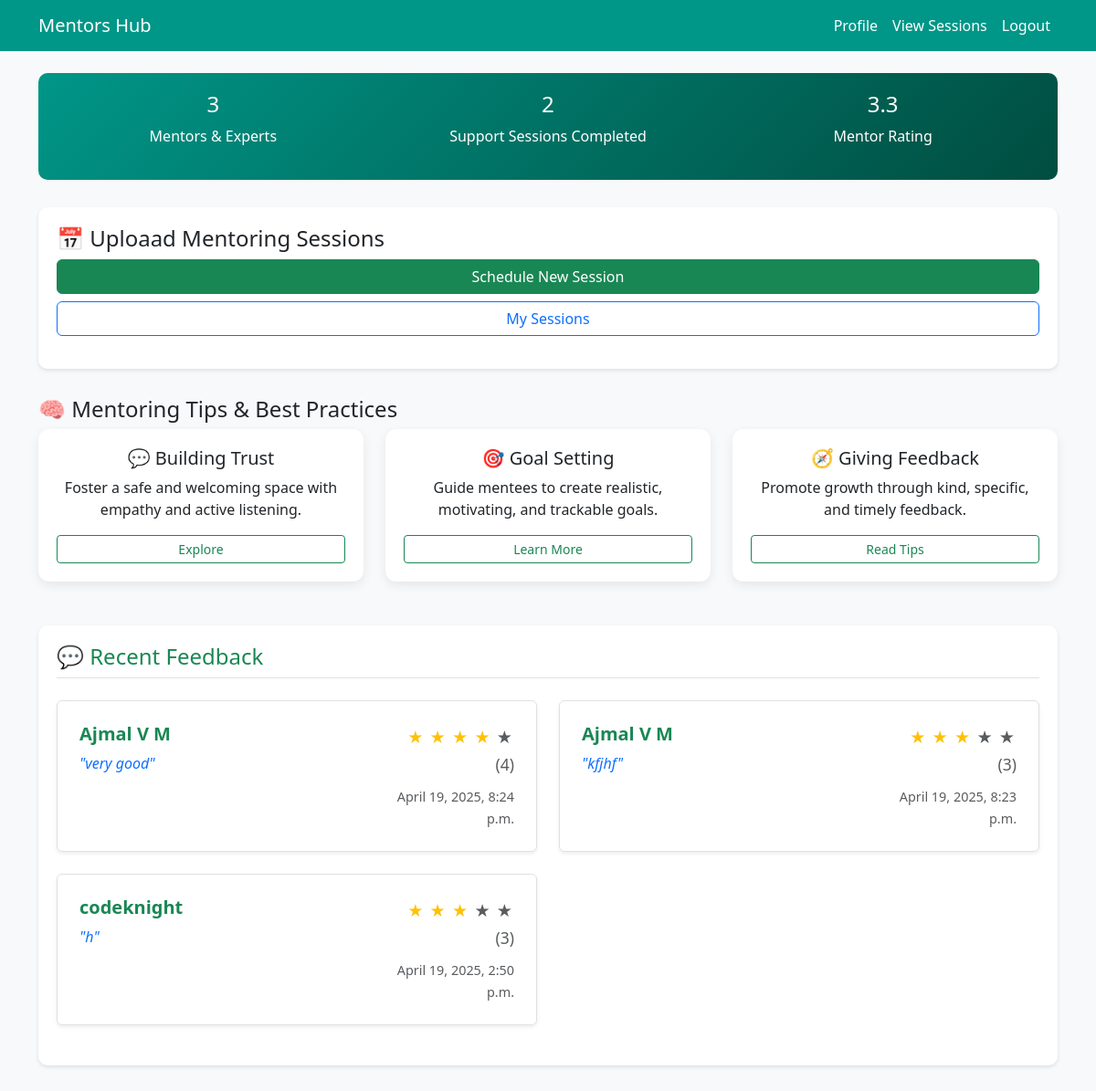
The app's page /mentors/ (signed in), older data.
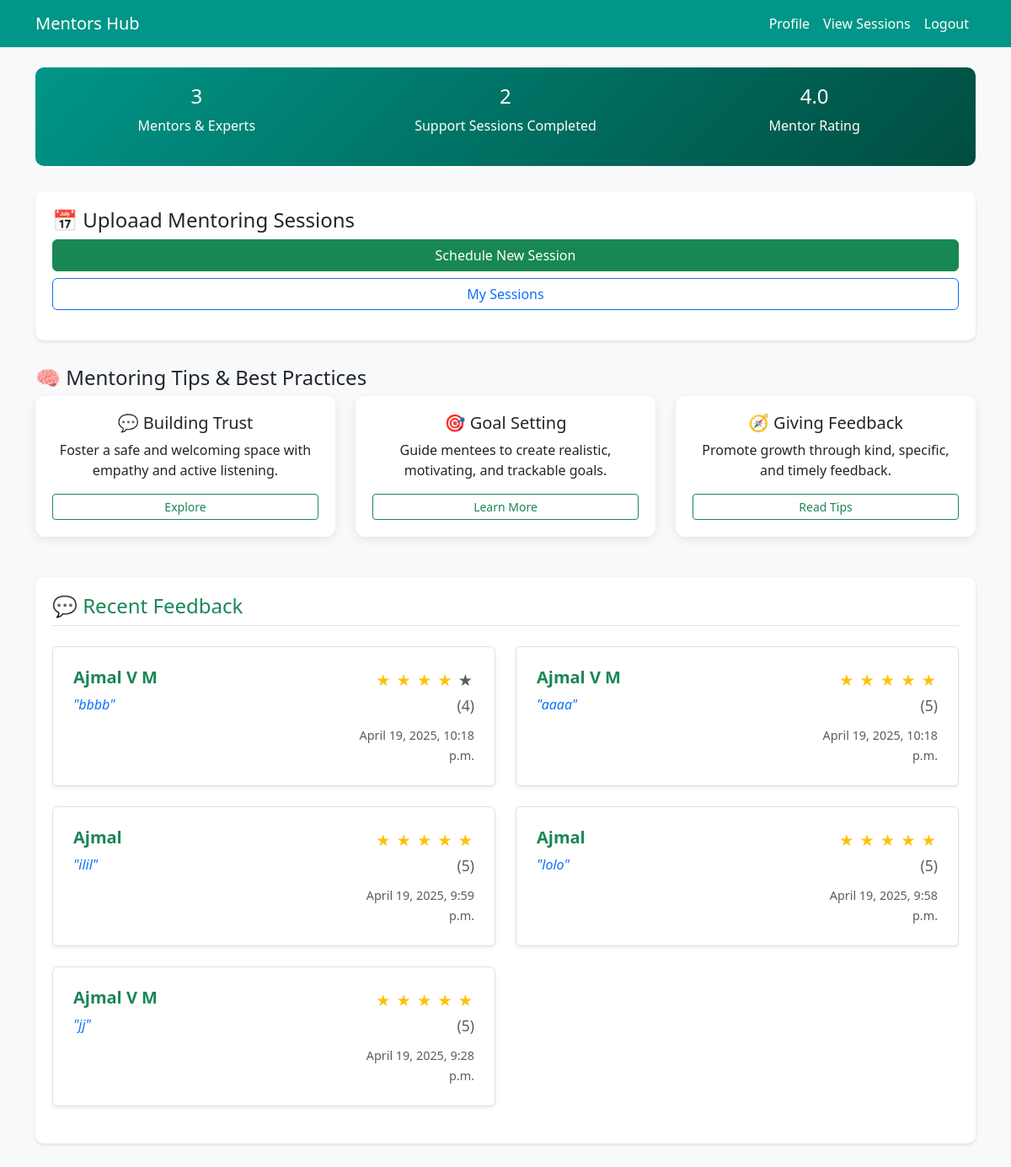
The same page, newer data.
### com/models.py (models this page shows, shortened)
class Feedback(models.Model):
    description=models.TextField(max_length=50)
    rating=models.IntegerField()
    usser=models.ForeignKey(Reg,on_delete=models.CASCADE,null=True,blank=True)
    choice=models.CharField(max_length=50,null=True,blank=True)
    created_at= models.DateTimeField(auto_now=True)

class Reg(models.Model):
    name=models.CharField(max_length=30)
    email=models.EmailField(max_length=50,unique=True)
    passw=models.CharField(max_length=50)
    contact=models.CharField(max_length=10)
    age=models.CharField(max_length=5)
    location=models.CharField(max_length=50,default='India')
    image = models.ImageField(upload_to='images/', null=True, blank=True)
    genderchoice=(
        ('male','MALE'),
        ('female','FEMALE'),
        ('others','OTHERS')
    )
    gender=models.CharField(max_length=10,choices=genderchoice,null=True,blank=True)
    bloodgroupchoice=(
        ('A+','A+'),
        ('A-','A-'),
        ('B+','B+'),
        ('B-','B-'),
        ('AB+','AB+'),
        ('AB-','AB-'),
        ('O+','O+'),
        ('O-','O-'),
    )
    bloodgroup=models.CharField(max_length=5,choices=bloodgroupchoice,null=True,blank=True)

### com/views.py (the view)
# urls.py: path('mentors/', views.mentors, name='mentors'),
def mentors(request):
    if 'email' not in request.session:
        return redirect('modlogin')
    active_mentees = Mod.objects.filter(
        category='mentors and experts',
        approval_status=True
    ).count()
    support_sessions_completed = Session_by_Mentor.objects.filter(
        date_time__lt=timezone.now()
    ).count()
    feedback= Feedback.objects.filter(choice='mentors and experts').order_by('-created_at')[:5]
    average_rating = Feedback.objects.filter(choice='mentors and experts').aggregate(Avg('rating'))['rating__avg']
    average_rating = round(average_rating, 1) if average_rating is not None else "N/A"
    return render(request, 'mentors.html', {
        'active_mentees': active_mentees,
        'support_sessions_completed': support_sessions_completed,
        'average_rating': average_rating,
        'feedback' : feedback
    })

### com/templates/mentors.html (shortened to what this page needs)
<!DOCTYPE html>
<html lang="en">
<head>
  <link rel="stylesheet" href="https://cdn.jsdelivr.net/npm/bootstrap@5.3.0/dist/css/bootstrap.min.css"/>
</head>
<body>
<nav class="navbar navbar-expand-lg">
  <div class="container">
    <a class="navbar-brand" href="#">Mentors Hub</a>
    <div class="collapse navbar-collapse">
      <ul class="navbar-nav ms-auto">
        <li class="nav-item"><a class="nav-link" href="/modprofile/">Profile</a></li>
        <li class="nav-item"><a class="nav-link" href="/view_sessions/">View Sessions</a></li>
        <li class="nav-item"><a class="nav-link btn btn-danger text-white" href="/logout/">Logout</a></li>
      </ul>
    </div>
  </div>
</nav>
<div class="container mt-4">
  <div class="quick-stats text-center">
    <div class="row">
      <div class="col-md-4"><h4>{{ active_mentees }}</h4><p>Mentors & Experts</p></div>
      <div class="col-md-4"><h4>{{ support_sessions_completed }}</h4><p>Support Sessions Completed</p></div>
      <div class="col-md-4"><h4>{{ average_rating|floatformat:1 }}</h4><p>Mentor Rating</p></div>
    </div>
  </div>
  <div class="section-card">
    <h4>📅 Uploaad Mentoring Sessions</h4>
    <div class="d-grid gap-2 mb-3">
      <a href="/session_mentor/" class="btn btn-success">Schedule New Session</a>
      <a href="/view_sessions/" class="btn btn-outline-primary">My Sessions</a>
    </div>
  </div>
  <h4 class="mt-4">🧠 Mentoring Tips & Best Practices</h4>
  <div class="row g-4">
    <div class="col-md-4">
      <div class="resource-item text-center">
        <h5>💬 Building Trust</h5>
        <p>Foster a safe and welcoming space with empathy and active listening.</p>
        <button class="btn btn-outline-success btn-sm" data-bs-toggle="modal" data-bs-target="#trustModal">Explore</button>
      </div>
    </div>
    <div class="col-md-4">
      <div class="resource-item text-center">
        <h5>🎯 Goal Setting</h5>
        <p>Guide mentees to create realistic, motivating, and trackable goals.</p>
        <button class="btn btn-outline-success btn-sm" data-bs-toggle="modal" data-bs-target="#goalsModal">Learn More</button>
      </div>
    </div>
    <div class="col-md-4">
      <div class="resource-item text-center">
        <h5>🧭 Giving Feedback</h5>
        <p>Promote growth through kind, specific, and timely feedback.</p>
        <button class="btn btn-outline-success btn-sm" data-bs-toggle="modal" data-bs-target="#feedbackModal">Read Tips</button>
      </div>
    </div>
  </div>
<div class="section-card mt-5">
  <h4 class="feedback-section text-success border-bottom pb-2 mb-4">💬 Recent Feedback</h4>
  <div class="row">
    {% if feedback %}
      {% for feed in feedback %}
        <div class="col-md-6 mb-4">
          <div class="p-4 border rounded shadow-sm bg-white h-100">
            <div class="row justify-content-between align-items-start">
              <div class="col-8">
                <h5 class="feedback-user fw-bold fs-5 text-success mb-1">{{ feed.usser.name }}</h5>
                <p class="mt-2 mb-1 fs-6 fst-italic text-primary">"{{ feed.description }}"</p>
              </div>
              <div class="col-4 text-end">
                <div class="feedback-stars fs-5 mb-2">
                  {% for i in "12345" %}
                    {% if forloop.counter <= feed.rating %}
                      <span class="star text-warning">&#9733;</span>
                    {% else %}
                      <span class="star text-muted">&#9733;</span>
                    {% endif %}
                  {% endfor %}
                  <small class="text-muted ms-1">({{ feed.rating }})</small>
                </div>
                <small class="feedback-date text-muted">{{ feed.created_at }}</small>
              </div>
            </div>
          </div>
        </div>
      {% endfor %}
    {% else %}
      <div class="col-12 text-center">
        <p class="text-muted fst-italic">No feedback available.</p>
      </div>
    {% endif %}
  </div>
</div>
</div>
</body>
</html>

Row changes from the older to the newer data that the page shows:
no longer on this page (row unchanged): Feedback: usser.name "Ajmal V M", description "very good", rating "4", created_at "April 19, 2025, 8:24 p.m."
no longer on this page (row unchanged): Feedback: usser.name "Ajmal V M", description "kfjhf", rating "3", created_at "April 19, 2025, 8:23 p.m."
no longer on this page (row unchanged): Feedback: usser.name "codeknight", description "h", rating "3", created_at "April 19, 2025, 2:50 p.m."
added Feedback: usser.name "Ajmal V M", description "bbbb", rating "4", created_at "April 19, 2025, 10:18 p.m."
added Feedback: usser.name "Ajmal V M", description "aaaa", rating "5", created_at "April 19, 2025, 10:18 p.m."
added Feedback: usser.name "Ajmal", description "ilil", rating "5", created_at "April 19, 2025, 9:59 p.m."
added Feedback: usser.name "Ajmal", description "lolo", rating "5", created_at "April 19, 2025, 9:58 p.m."
added Feedback: usser.name "Ajmal V M", description "jj", rating "5", created_at "April 19, 2025, 9:28 p.m."
Text that changed along with them:
{{ average_rating|floatformat:1 }}: "3.3" → "4.0"
